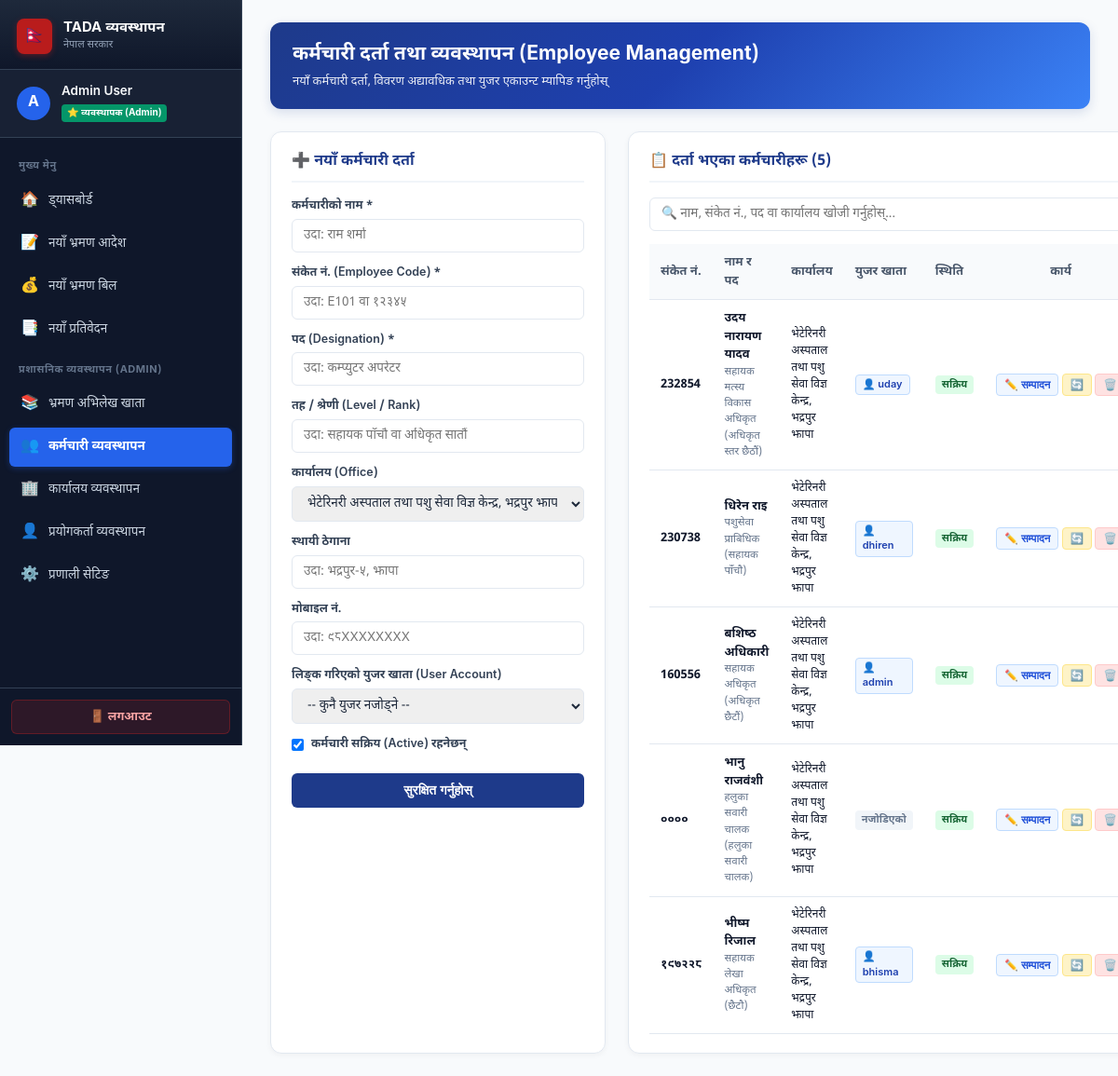
Screenshot of /employees/ (signed in) with the database file from the repository.
### travel/models.py (models this page shows, shortened)
class Employee(models.Model):
    user = models.OneToOneField(
        User,
        on_delete=models.SET_NULL,
        null=True,
        blank=True,
        related_name='employee_profile',
        verbose_name="युजर खाता (User Account)"
    )
    office_ref = models.ForeignKey(
        Office,
        on_delete=models.SET_NULL,
        null=True,
        blank=True,
        verbose_name="सम्बन्धित कार्यालय (Office)"
    )
    name = models.CharField(max_length=100, verbose_name="कर्मचारीको नामथर")
    code_no = models.CharField(max_length=50, verbose_name="कर्मचारी संकेत नं", unique=True)
    designation = models.CharField(max_length=100, verbose_name="पद")
    level = models.CharField(max_length=100, verbose_name="तह / श्रेणी", blank=True, null=True)
    daily_allowance_rate = models.PositiveIntegerField(
        default=1600,
        verbose_name="दैनिक भत्ता दर (रु.)",
        help_text="कर्मचारीको तह अनुसार तोकिएको प्रतिदिन भ्रमण भत्ता दर"
    )
    office = models.CharField(
        max_length=255,
        default="भेटेरिनरी अस्पताल तथा पशु सेवा विज्ञ केन्द्र, भद्रपुर झापा",
        verbose_name="कार्यालयको नाम"
    )
    permanent_address = models.CharField(max_length=255, verbose_name="स्थायी ठेगाना", blank=True, null=True)
    mobile_no = models.CharField(max_length=20, verbose_name="सम्पर्क नं", blank=True, null=True)
    is_active = models.BooleanField(default=True, verbose_name="सक्रिय स्थिति")
    class Meta:
        verbose_name = "कर्मचारी विवरण"
        verbose_name_plural = "कर्मचारीहरूको सूची"
        ordering = ['name']

class Office(models.Model):
    name = models.CharField(max_length=255, verbose_name="कार्यालयको नाम (Office Name)")
    parent_body_1 = models.CharField(
        max_length=255,
        default="कोशी प्रदेश सरकार",
        verbose_name="प्रदेश / संघीय सरकार (Level 1)",
        blank=True,
        null=True
    )
    parent_body_2 = models.CharField(
        max_length=255,
        default="उद्योग, कृषि तथा सहकारी मन्त्रालय",
        verbose_name="मन्त्रालय (Ministry - Level 2)",
        blank=True,
        null=True
    )
    parent_body_3 = models.CharField(
        max_length=255,
        default="पशुपन्छी तथा मत्स्य विकास निर्देशनालय",
        verbose_name="विभाग / निर्देशनालय (Department/Directorate - Level 3)",
        blank=True,
        null=True
    )
    office_code = models.CharField(
        max_length=50,
        default="३१२०२१२०११",
        verbose_name="कार्यालय कोड नं. (Office Code)",
        blank=True,
        null=True
    )
    location = models.CharField(
        max_length=255,
        default="भद्रपुर, झापा",
        verbose_name="ठेगाना / जिल्ला (Location)",
        blank=True,
        null=True
    )
    head_title = models.CharField(
        max_length=100,
        default="कार्यालय प्रमुख",
        verbose_name="कार्यालय प्रमुखको पद (Head Designation)",
        help_text="जस्तै: कार्यालय प्रमुख, प्रमुख प्रशासकीय अधिकृत, आयोजना प्रमुख, महानिर्देशक"
    )
    phone_no = models.CharField(max_length=50, verbose_name="फोन नं.", blank=True, null=True)
    email = models.EmailField(verbose_name="इमेल", blank=True, null=True)
    is_default = models.BooleanField(
        default=False,
        verbose_name="सक्रिय / पूर्वनिर्धारित कार्यालय (Active/Default Office)"
    )
    created_at = models.DateTimeField(auto_now_add=True, verbose_name="सिर्जना मिति")
    updated_at = models.DateTimeField(auto_now=True, verbose_name="अद्यावधिक मिति")
    class Meta:
        verbose_name = "कार्यालय (Office)"
        verbose_name_plural = "कार्यालयहरूको व्यवस्थापन (Offices)"
        ordering = ['-is_default', 'name']

### travel/views.py (the view, shortened to what this page needs)
# urls.py: path('employees/', views.manage_employees, name='manage_employees'),
@admin_required
def manage_employees(request):
    message = None
    error_message = None
    employees = Employee.objects.select_related('office_ref', 'user').order_by('name')
    offices = Office.objects.all().order_by('-is_default', 'name')
    users = User.objects.all().order_by('username')
    return render(request, 'employees.html', {
        'employees': employees,
        'offices': offices,
        'users': users,
        'error_message': error_message,
        'is_admin': True,
    })

### travel/views.py (called while the page is built)
def is_admin(user):
    if not user.is_authenticated:
        return False
    if user.is_superuser:
        return True
    return user.groups.filter(name__in=['Admin', 'प्रशासक', 'व्यवस्थापक']).exists()

def admin_required(view_func):
    @wraps(view_func)
    def _wrapped_view(request, *args, **kwargs):
        if not request.user.is_authenticated:
            return redirect(f'/login/?next={request.path}')
        if not is_admin(request.user):
            messages.error(request, "यो पृष्ठ व्यवस्थापक (Admin) को लागि मात्र उपलब्ध छ।")
            return redirect('/')
        return view_func(request, *args, **kwargs)
    return _wrapped_view

### templates/employees.html (shortened to what this page needs)
<!DOCTYPE html>
<html lang="ne">
<head>
</head>
<body>
<div class="sidebar">
    <div class="sidebar-brand">
        <div class="brand-icon">🇳🇵</div>
        <div class="brand-text">
            <h2>TADA व्यवस्थापन</h2>
            <p>नेपाल सरकार</p>
        </div>
    </div>
    <div class="user-profile-box">
        <div class="user-avatar">
            {{ request.user.username|slice:":1"|upper }}
        </div>
        <div class="user-info">
            <div class="name">{{ request.user.get_full_name|default:request.user.username }}</div>
            <div class="role-badge">⭐ व्यवस्थापक (Admin)</div>
        </div>
    </div>
    <ul class="sidebar-menu">
        <li class="menu-header">मुख्य मेनु</li>
        <li>
            <a href="/">
                <span class="menu-icon">🏠</span>
                <span>ड्यासबोर्ड</span>
            </a>
        </li>
        <li>
            <a href="/order/new/">
                <span class="menu-icon">📝</span>
                <span>नयाँ भ्रमण आदेश</span>
            </a>
        </li>
        <li>
            <a href="/bill/new/">
                <span class="menu-icon">💰</span>
                <span>नयाँ भ्रमण बिल</span>
            </a>
        </li>
        <li>
            <a href="/report/new/">
                <span class="menu-icon">📑</span>
                <span>नयाँ प्रतिवेदन</span>
            </a>
        </li>
        <li class="menu-header">प्रशासनिक व्यवस्थापन (Admin)</li>
        <li>
            <a href="/register/">
                <span class="menu-icon">📚</span>
                <span>भ्रमण अभिलेख खाता</span>
            </a>
        </li>
        <li class="active">
            <a href="/employees/">
                <span class="menu-icon">👥</span>
                <span>कर्मचारी व्यवस्थापन</span>
            </a>
        </li>
        <li>
            <a href="/offices/">
                <span class="menu-icon">🏢</span>
                <span>कार्यालय व्यवस्थापन</span>
            </a>
        </li>
        <li>
            <a href="/users/">
                <span class="menu-icon">👤</span>
                <span>प्रयोगकर्ता व्यवस्थापन</span>
            </a>
        </li>
        <li>
            <a href="/admin/" target="_blank">
                <span class="menu-icon">⚙️</span>
                <span>प्रणाली सेटिङ</span>
            </a>
        </li>
    </ul>
    <div class="sidebar-footer">
        <a href="/logout/" class="btn-logout">
            <span>🚪 लगआउट</span>
        </a>
    </div>
</div>
<div class="main-wrapper">
    <div class="page-header">
        <div class="page-title">
            <h1>कर्मचारी दर्ता तथा व्यवस्थापन (Employee Management)</h1>
            <p>नयाँ कर्मचारी दर्ता, विवरण अद्यावधिक तथा युजर एकाउन्ट म्यापिङ गर्नुहोस्</p>
        </div>
    </div>
    <div class="layout-grid">
        <div class="card">
            <div class="card-title">
                <span id="formHeader">➕ नयाँ कर्मचारी दर्ता</span>
            </div>
            <form method="POST" action="/employees/" id="empForm">
                <div class="form-group">
                    <label for="name">कर्मचारीको नाम *</label>
                    <input type="text" id="empName" name="name" placeholder="उदा: राम शर्मा" required>
                </div>
                <div class="form-group">
                    <label for="code_no">संकेत नं. (Employee Code) *</label>
                    <input type="text" id="empCode" name="code_no" placeholder="उदा: E101 वा १२३४५" required>
                </div>
                <div class="form-group">
                    <label for="designation">पद (Designation) *</label>
                    <input type="text" id="empDesig" name="designation" placeholder="उदा: कम्प्युटर अपरेटर" required>
                </div>
                <div class="form-group">
                    <label for="level">तह / श्रेणी (Level / Rank)</label>
                    <input type="text" id="empLevel" name="level" placeholder="उदा: सहायक पाँचौ वा अधिकृत सातौं">
                </div>
                <div class="form-group">
                    <label for="office_ref">कार्यालय (Office)</label>
                    <select id="empOffice" name="office_ref">
                        {% for off in offices %}
                            <option value="{{ off.id }}" {% if off.is_default %}selected{% endif %}>{{ off.name }} {% if off.is_default %}(मुख्य){% endif %}</option>
                        {% endfor %}
                    </select>
                </div>
                <div class="form-group">
                    <label for="permanent_address">स्थायी ठेगाना</label>
                    <input type="text" id="empAddress" name="permanent_address" placeholder="उदा: भद्रपुर-५, झापा">
                </div>
                <div class="form-group">
                    <label for="mobile_no">मोबाइल नं.</label>
                    <input type="text" id="empMobile" name="mobile_no" placeholder="उदा: ९८XXXXXXXX">
                </div>
                <div class="form-group">
                    <label for="user_id">लिङ्क गरिएको युजर खाता (User Account)</label>
                    <select id="empUser" name="user_id">
                        <option value="">-- कुनै युजर नजोड्ने --</option>
                    </select>
                </div>
                <div class="form-group" style="flex-direction:row; align-items:center; gap:8px; margin-top:6px;">
                    <input type="checkbox" id="empActive" name="is_active" value="true" checked style="width:auto;">
                    <label for="empActive" style="margin-bottom:0; cursor:pointer;">कर्मचारी सक्रिय (Active) रहनेछन्</label>
                </div>
                <button type="submit" class="btn-submit" id="submitBtn">सुरक्षित गर्नुहोस्</button>
            </form>
        </div>
        <div class="card">
            <div class="card-title">
                <span>📋 दर्ता भएका कर्मचारीहरू ({{ employees|length }})</span>
            </div>
            <div class="search-box">
                <input type="text" id="searchTable" placeholder="🔍 नाम, संकेत नं., पद वा कार्यालय खोजी गर्नुहोस्..." onkeyup="filterEmployees()">
            </div>
            <div class="table-responsive">
                <table id="empTable">
                    <thead>
                        <tr>
                            <th>संकेत नं.</th>
                            <th>नाम र पद</th>
                            <th>कार्यालय</th>
                            <th>युजर खाता</th>
                            <th>स्थिति</th>
                            <th style="text-align:center;">कार्य</th>
                        </tr>
                    </thead>
                    <tbody>
                        {% for emp in employees %}
                        <tr>
                            <td><b>{{ emp.code_no }}</b></td>
                            <td>
                                <div><b>{{ emp.name }}</b></div>
                                <div style="font-size:11.5px; color:#64748b;">{{ emp.designation }} {% if emp.level %}({{ emp.level }}){% endif %}</div>
                            </td>
                            <td style="font-size:12px;">{{ emp.office_ref.name|default:emp.office|default:"-" }}</td>
                            <td>
                                {% if emp.user %}
                                    <span class="badge badge-user">👤 {{ emp.user.username }}</span>
                                {% else %}
                                    <span class="badge badge-nouser">नजोडिएको</span>
                                {% endif %}
                            </td>
                            <td>
                                {% if emp.is_active %}
                                    <span class="badge badge-active">सक्रिय</span>
                                {% else %}
                                    <span class="badge badge-inactive">निष्क्रिय</span>
                                {% endif %}
                            </td>
                            <td style="text-align:center; white-space:nowrap;">
                                <button type="button" class="btn-action btn-edit" onclick="editEmployee({{ emp.id }}, '{{ emp.name|escapejs }}', '{{ emp.code_no|escapejs }}', '{{ emp.designation|escapejs }}', '{{ emp.level|default:""|escapejs }}', '{{ emp.office_ref.id|default:"" }}', '{{ emp.permanent_address|default:""|escapejs }}', '{{ emp.mobile_no|default:""|escapejs }}', '{{ emp.user.id|default:"" }}', {{ emp.is_active|yesno:'true,false' }})">
                                    ✏️ सम्पादन
                                </button>
                                <form method="POST" action="/employees/" style="display:inline;" onsubmit="return confirm('के तपाईं यो कर्मचारीको स्थिति परिवर्तन गर्न चाहनुहुन्छ?');">
                                    <button type="submit" class="btn-action btn-toggle" title="स्थिति फेर्नुहोस्">
                                        🔄
                                    </button>
                                </form>
                                <form method="POST" action="/employees/" style="display:inline;" onsubmit="return confirm('के तपाईं साँच्चै यो कर्मचारी हटाउन चाहनुहुन्छ? सम्बन्धित डाटा भएमा त्रुटि आउन सक्छ।');">
                                    <button type="submit" class="btn-action btn-del" title="हटाउनुहोस्">
                                        🗑️
                                    </button>
                                </form>
                            </td>
                        </tr>
                        {% empty %}
                        <tr>
                            <td colspan="6" style="text-align:center; padding:30px; color:#94a3b8;">कुनै कर्मचारी दर्ता गरिएको छैन।</td>
                        </tr>
                        {% endfor %}
                    </tbody>
                </table>
            </div>
        </div>
    </div>
</div>
</body>
</html>

### rows the page displays
Employee: code_no "232854", name "उदय नारायण यादव", designation "सहायक मत्स्य विकास अधिकृत", level "अधिकृत स्तर छैठौं", office_ref.name "भेटेरिनरी अस्पताल तथा पशु सेवा विज्ञ केन्द्र, भद्रपुर झापा", user.username "uday", is_active "सक्रिय"
Employee: code_no "230738", name "धिरेन राइ", designation "पशुसेवा प्राबिधिक", level "सहायक पाँचौ", office_ref.name "भेटेरिनरी अस्पताल तथा पशु सेवा विज्ञ केन्द्र, भद्रपुर झापा", user.username "dhiren", is_active "सक्रिय"
Employee: code_no "160556", name "बशिष्ठ अधिकारी", designation "सहायक अधिकृत", level "अधिकृत छैटौं", office_ref.name "भेटेरिनरी अस्पताल तथा पशु सेवा विज्ञ केन्द्र, भद्रपुर झापा", user.username "admin", is_active "सक्रिय"
Employee: code_no "००००", name "भानु राजवंशी", designation "हलुका सवारी चालक", level "हलुका सवारी चालक", office_ref.name "भेटेरिनरी अस्पताल तथा पशु सेवा विज्ञ केन्द्र, भद्रपुर झापा", shows "नजोडिएको", is_active "सक्रिय"
Employee: code_no "१९७२२८", name "भीष्म रिजाल", designation "सहायक लेखा अधिकृत", level "छैटौ", office_ref.name "भेटेरिनरी अस्पताल तथा पशु सेवा विज्ञ केन्द्र, भद्रपुर झापा", user.username "bhisma", is_active "सक्रिय"

### other values shown
{{ request.user.username|slice:":1"|upper }} "A"
{{ request.user.get_full_name|default:request.user.username }} "Admin User"
{{ employees|length }} "5"
form field office_ref "भेटेरिनरी अस्पताल तथा पशु सेवा विज्ञ केन्द्र, भद्रपुर झापा (मुख्य)"
